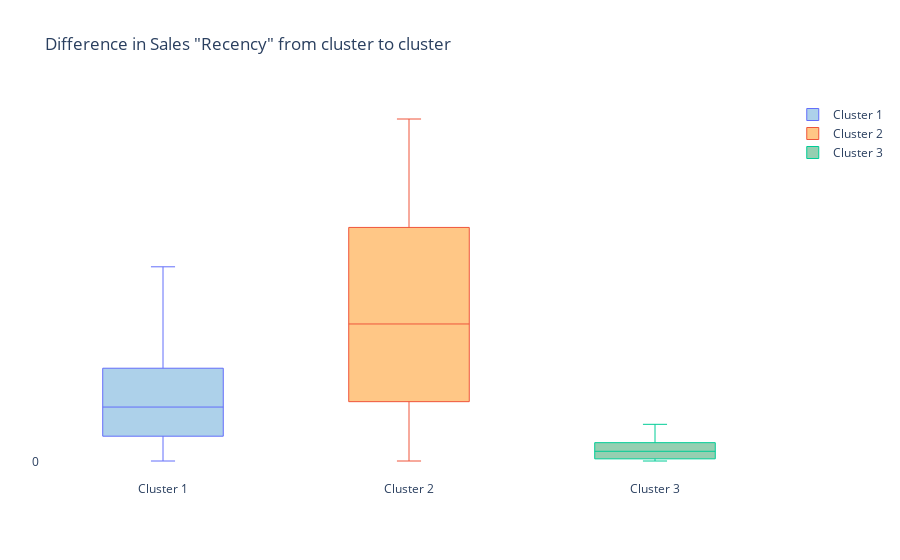
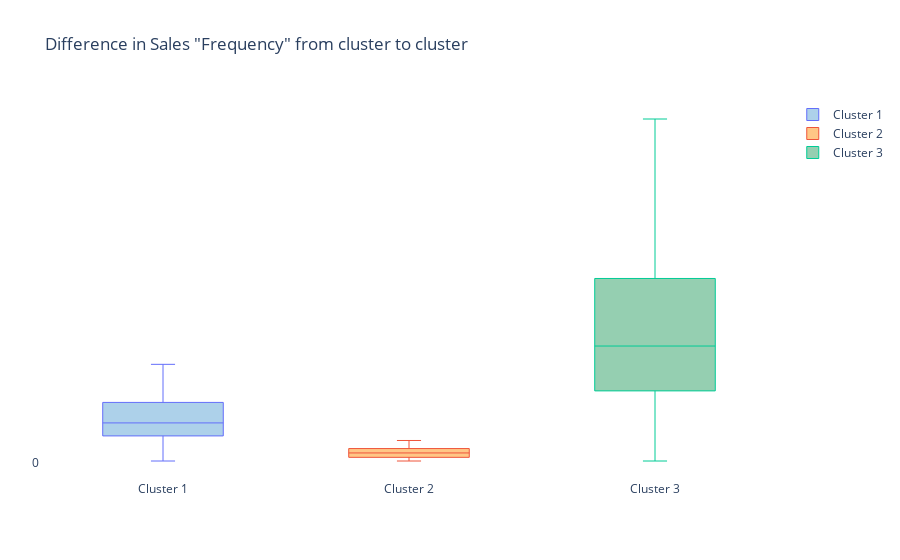
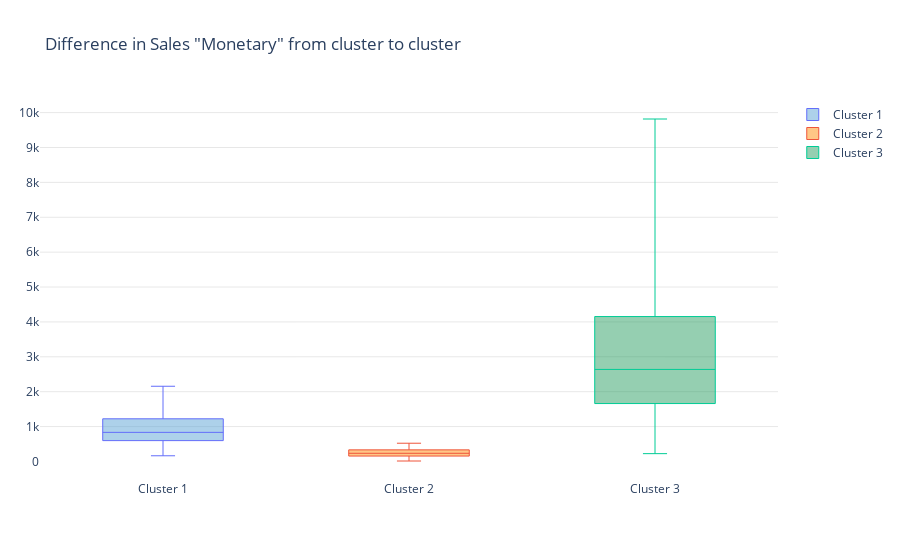

The notebook cell saved with these charts, in order:
### Markdown cell above
> **Distribution of Recency, Frequency and Monetary in each cluster:**

### Code cell
def Box_plotting(field_to_plot):
    cutoff_quantile = 90
    x_data = ['Cluster 1','Cluster 2','Cluster 3']
    y0 = RFMScores[RFMScores['Cluster']==0][field_to_plot].values
    y0 = y0[y0<np.percentile(y0, cutoff_quantile)]
    y1 = RFMScores[RFMScores['Cluster']==1][field_to_plot].values
    y1 = y1[y1<np.percentile(y1, cutoff_quantile)]
    y2 = RFMScores[RFMScores['Cluster']==2][field_to_plot].values
    y2 = y2[y2<np.percentile(y2, cutoff_quantile)]

    y_data = [y0,y1,y2]

    colors = ['rgba(93, 164, 214, 0.5)', 'rgba(255, 144, 14, 0.5)', 'rgba(44, 160, 101, 0.5)', 'rgba(255, 65, 54, 0.5)', 'rgba(207, 114, 255, 0.5)', 'rgba(127, 96, 0, 0.5)']
    traces = []

    for xd, yd, cls in zip(x_data, y_data, colors):
            traces.append(gobj.Box(
                y=yd,
                name=xd,
                boxpoints=False,
                jitter=0.5,
                whiskerwidth=0.2,
                fillcolor=cls,
                marker=dict(
                    size=2,
                ),
                line=dict(width=1),
            ))

    layout = gobj.Layout(
        title='Difference in Sales \"{}\" from cluster to cluster'.format(field_to_plot),
        yaxis=dict(
            autorange=True,
            showgrid=True,
            zeroline=True,
            dtick=1000,
            gridcolor='black',
            gridwidth=0.1,
            zerolinecolor='rgb(255, 255, 255)',
            zerolinewidth=2,
        ),
        margin=dict(
            l=40,
            r=30,
            b=80,
            t=100,
        ),
        plot_bgcolor='white',
        showlegend=True
    )
    fig = gobj.Figure(data=traces, layout=layout)
    po.offline.iplot(fig)
    
Box_plotting("Recency")
print("\n")
Box_plotting("Frequency")
print("\n")
Box_plotting("Monetary")

### Figure 1 — Plotly figure (JSON) as saved in the notebook; plotly's stock layout.template omitted (floating-point values rounded to 4 significant figures; data arrays with more than 128 entries replaced by an {"elided": "..."} marker saying what was removed)
{"data": [{"boxpoints": false, "fillcolor": "rgba(93, 164, 214, 0.5)", "jitter": 0.5, "line": {"width": 1}, "marker": {"size": 2}, "name": "Cluster 1", "whiskerwidth": 0.2, "y": {"elided": "1339 int values"}, "type": "box"}, {"boxpoints": false, "fillcolor": "rgba(255, 144, 14, 0.5)", "jitter": 0.5, "line": {"width": 1}, "marker": {"size": 2}, "name": "Cluster 2", "whiskerwidth": 0.2, "y": {"elided": "1336 int values"}, "type": "box"}, {"boxpoints": false, "fillcolor": "rgba(44, 160, 101, 0.5)", "jitter": 0.5, "line": {"width": 1}, "marker": {"size": 2}, "name": "Cluster 3", "whiskerwidth": 0.2, "y": {"elided": "743 int values"}, "type": "box"}], "layout": {"margin": {"b": 80, "l": 40, "r": 30, "t": 100}, "plot_bgcolor": "white", "showlegend": true, "title": {"text": "Difference in Sales \"Recency\" from cluster to cluster"}, "yaxis": {"autorange": true, "dtick": 1000, "gridcolor": "black", "gridwidth": 0.1, "showgrid": true, "zeroline": true, "zerolinecolor": "rgb(255, 255, 255)", "zerolinewidth": 2, "type": "linear", "range": [-16.61, 335.6]}, "xaxis": {"type": "category", "range": [-0.5, 2.5], "autorange": true}, "autosize": true}}

### Figure 2 — Plotly figure (JSON) as saved in the notebook; plotly's stock layout.template omitted (floating-point values rounded to 4 significant figures; data arrays with more than 128 entries replaced by an {"elided": "..."} marker saying what was removed)
{"data": [{"boxpoints": false, "fillcolor": "rgba(93, 164, 214, 0.5)", "jitter": 0.5, "line": {"width": 1}, "marker": {"size": 2}, "name": "Cluster 1", "whiskerwidth": 0.2, "y": {"elided": "1339 int values"}, "type": "box"}, {"boxpoints": false, "fillcolor": "rgba(255, 144, 14, 0.5)", "jitter": 0.5, "line": {"width": 1}, "marker": {"size": 2}, "name": "Cluster 2", "whiskerwidth": 0.2, "y": {"elided": "1328 int values"}, "type": "box"}, {"boxpoints": false, "fillcolor": "rgba(44, 160, 101, 0.5)", "jitter": 0.5, "line": {"width": 1}, "marker": {"size": 2}, "name": "Cluster 3", "whiskerwidth": 0.2, "y": {"elided": "741 int values"}, "type": "box"}], "layout": {"margin": {"b": 80, "l": 40, "r": 30, "t": 100}, "plot_bgcolor": "white", "showlegend": true, "title": {"text": "Difference in Sales \"Frequency\" from cluster to cluster"}, "yaxis": {"autorange": true, "dtick": 1000, "gridcolor": "black", "gridwidth": 0.1, "showgrid": true, "zeroline": true, "zerolinecolor": "rgb(255, 255, 255)", "zerolinewidth": 2, "type": "linear", "range": [-22.94, 495.9]}, "xaxis": {"type": "category", "range": [-0.5, 2.5], "autorange": true}, "autosize": true}}

### Figure 3 — Plotly figure (JSON) as saved in the notebook; plotly's stock layout.template omitted (floating-point values rounded to 4 significant figures; data arrays with more than 128 entries replaced by an {"elided": "..."} marker saying what was removed)
{"data": [{"boxpoints": false, "fillcolor": "rgba(93, 164, 214, 0.5)", "jitter": 0.5, "line": {"width": 1}, "marker": {"size": 2}, "name": "Cluster 1", "whiskerwidth": 0.2, "y": {"elided": "1339 float values"}, "type": "box"}, {"boxpoints": false, "fillcolor": "rgba(255, 144, 14, 0.5)", "jitter": 0.5, "line": {"width": 1}, "marker": {"size": 2}, "name": "Cluster 2", "whiskerwidth": 0.2, "y": {"elided": "1336 float values"}, "type": "box"}, {"boxpoints": false, "fillcolor": "rgba(44, 160, 101, 0.5)", "jitter": 0.5, "line": {"width": 1}, "marker": {"size": 2}, "name": "Cluster 3", "whiskerwidth": 0.2, "y": {"elided": "743 float values"}, "type": "box"}], "layout": {"margin": {"b": 80, "l": 40, "r": 30, "t": 100}, "plot_bgcolor": "white", "showlegend": true, "title": {"text": "Difference in Sales \"Monetary\" from cluster to cluster"}, "yaxis": {"autorange": true, "dtick": 1000, "gridcolor": "black", "gridwidth": 0.1, "showgrid": true, "zeroline": true, "zerolinecolor": "rgb(255, 255, 255)", "zerolinewidth": 2, "type": "linear", "range": [-531.4, 10360.0]}, "xaxis": {"type": "category", "range": [-0.5, 2.5], "autorange": true}, "autosize": true}}
